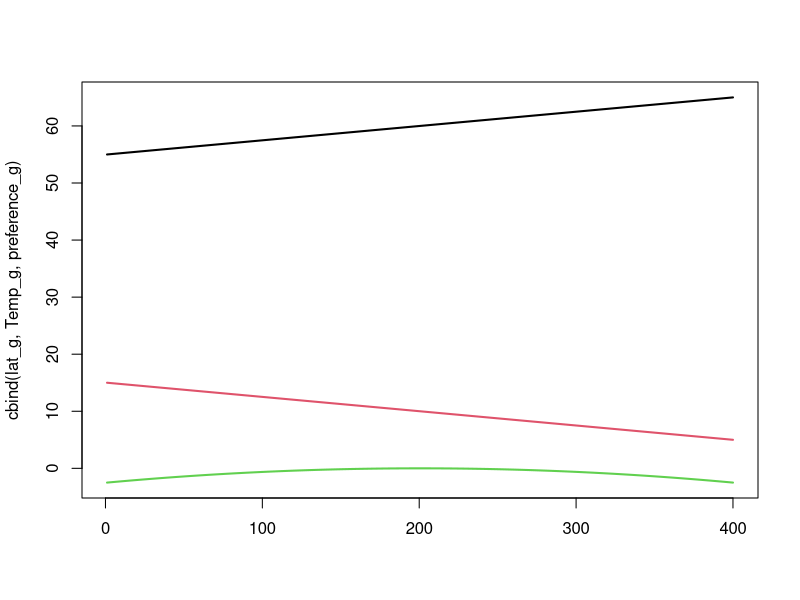
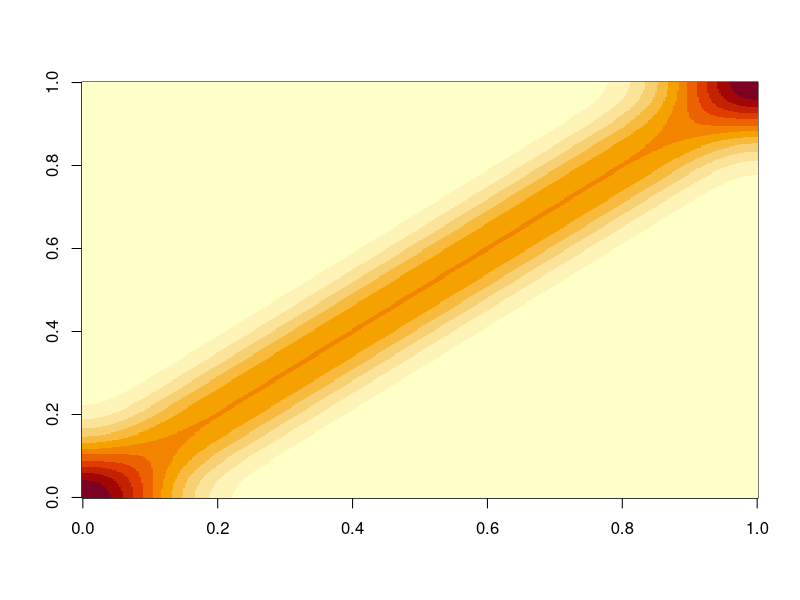
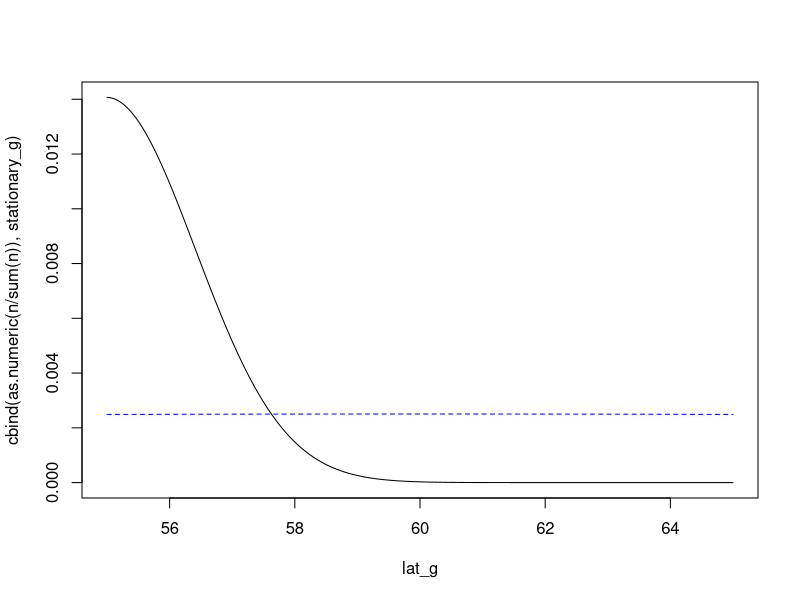
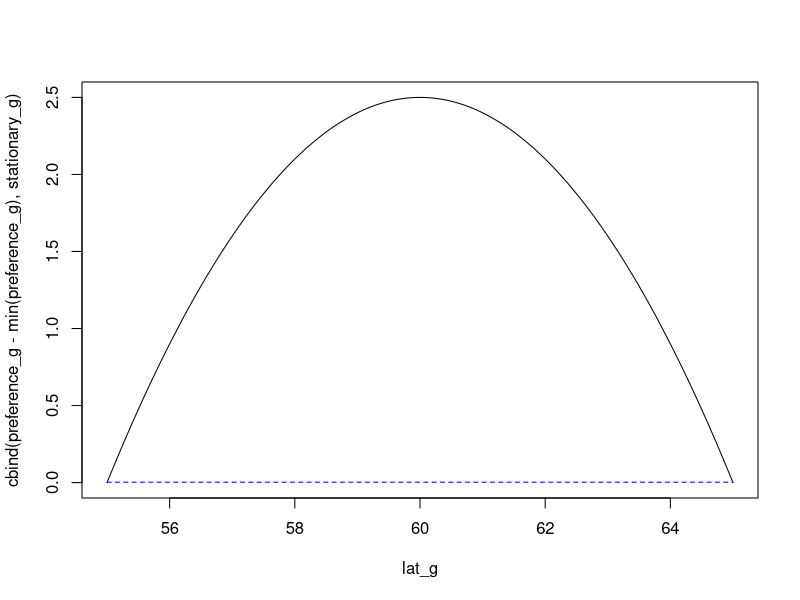

These figures' R source, in order:

library(Matrix)
n_g = 400

# Domain characteristics
lat_g = seq(55, 65, length=n_g)
Temp_g = seq(15, 5, length=n_g)

# Parameters
diffusion = 2* n_g
preference_g =  (-.1 * (Temp_g - 10)^2)

# plot
matplot( cbind(lat_g,Temp_g,preference_g), type="l", lty="solid", lwd=2 )

# Movement operator
A_gg = ifelse( round(abs(outer(lat_g,lat_g,"-")),2) == round(mean(diff(lat_g)),2), 1, 0 )

# Diffusion
diffusion_gg = A_gg * diffusion
diag(diffusion_gg) = -1 * colSums(diffusion_gg)
# Taxis
taxis_gg = A_gg * exp(outer(preference_g, preference_g, "-"))
diag(taxis_gg) = -1 * colSums(taxis_gg)
# Total
mrate_gg = diffusion_gg + taxis_gg
# Annualized
mfraction_gg = Matrix::expm(mrate_gg)
image(as.matrix(mfraction_gg))
rowSums(mfraction_gg)
colSums(mfraction_gg)


n <- matrix(ncol = 1, nrow = n_g,rep(0,n_g))

n[1,1] <-  100

for (y in 1:2){

 n <-  mfraction_gg %*% n

}

# Stationary distribution

stationary_g = eigen(mfraction_gg)$vectors[,1]

stationary_g = stationary_g / sum(stationary_g)

matplot( x=lat_g, y=cbind(as.numeric(n / sum(n)),stationary_g), type="l", col=c("black","blue") )






#
matplot( x=lat_g, y=cbind(preference_g-min(preference_g),stationary_g), type="l", col=c("black","blue") )

# n(t+1) = Mrate_gg * n(t)
